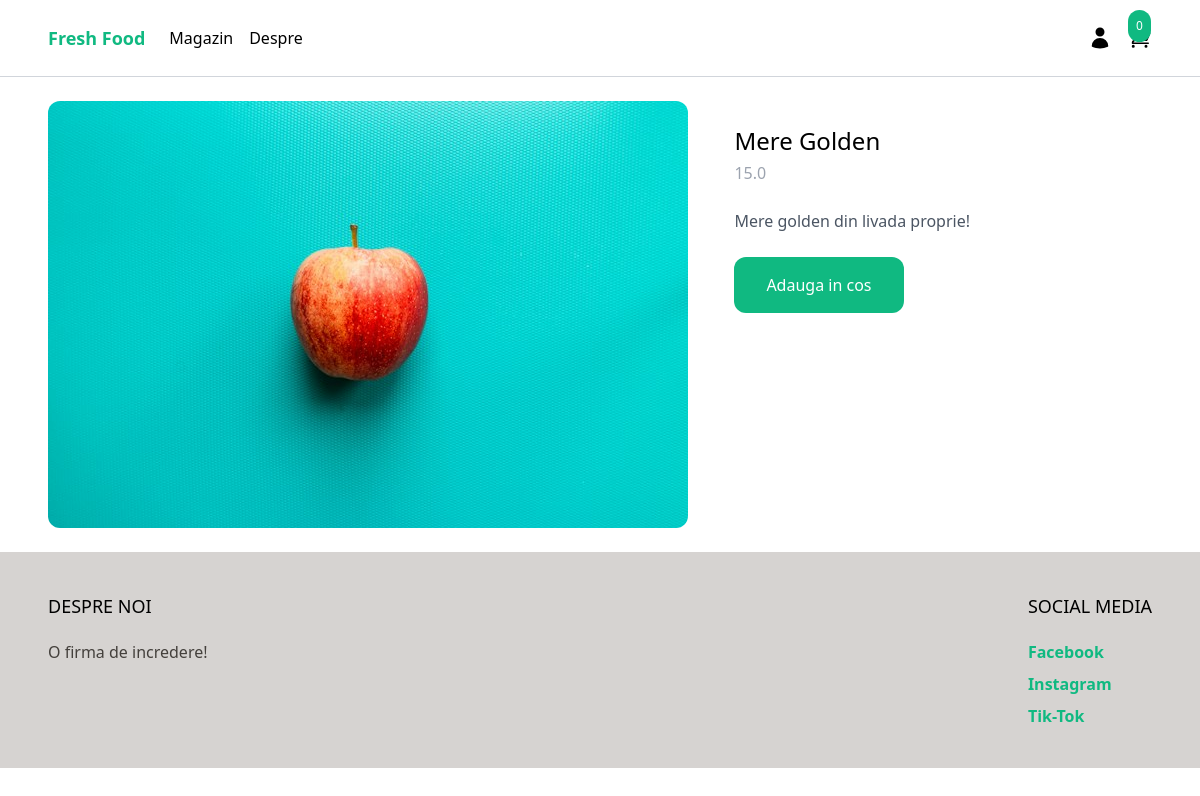
The app's page /shop/mere/ with its own data.
### product/models.py (models this page shows, shortened)
class Product(models.Model):
    category = models.ForeignKey(Category, related_name='products', on_delete=models.CASCADE)
    name = models.CharField(max_length=255)
    slug = models.SlugField()
    description = models.TextField(blank=True, null=True)
    price = models.IntegerField()
    created_at = models.DateTimeField(auto_now_add=True)
    image = models.ImageField(upload_to='uploads/', blank=True, null=True)
    thumbnail = models.ImageField(upload_to='uploads/', blank=True, null=True)
    class Meta:
        ordering = ('-created_at',)
    def get_display_price(self):
        return self.price / 100

### product/views.py (the view)
# urls.py: path('shop/<slug:slug>/', product, name='product'),
def product(request, slug):
    product = get_object_or_404(Product, slug=slug)
    return render(request, 'product/product.html', {'product': product})

### cart/cart.py (called while the page is built)
    def __len__(self):
        return sum(item['quantity'] for item in self.cart.values())

### cart/context_processors.py (called while the page is built)
def cart(request):
    return {'cart': Cart(request)}

### product/templates/product/product.html (shortened to what this page needs)
{% extends 'core/base.html' %}
{% block content %}
<div class="max-w-6xl mx-auto flex flex-wrap py-6 px-6 xl:px-0">
    <div class="images w-full mb-6 lg:mb-0 lg:w-3/5">
        <img class="rounded-xl" src="{% if product.image  %}{{ product.image.url }} {% else %} https://via.placeholder.com/300x300.jpg {% endif %}"
             alt="image" />
    </div>
    <div class="products w-full lg:w-2/5 lg:p-6">
        <h1 class="text-2xl">{{ product.name }}</h1>
        <p class="mt-1 text-gray-400">{{ product.get_display_price }}</p>
        {% if product.description %}
        <p class="mt-6 text-gray-600">{{ product.description }}</p>
        {% endif %}
        <a href="#"
           class="mt-6 inline-block px-8 py-4 rounded-xl bg-emerald-500 text-white hover:bg-emerald-700"
           hx-get="{% url 'add_to_cart' product.id %}"
           hx-target="#menu_cart_button"
           hx-swap="outerHTML"
        >Adauga in cos</a>
    </div>
</div>
{% endblock %}

### records on screen
Product: image (picture), name "Mere Golden", get_display_price "15.0", description "Mere golden din livada proprie!"

### other values on screen
{{ cart|length }} "0"
